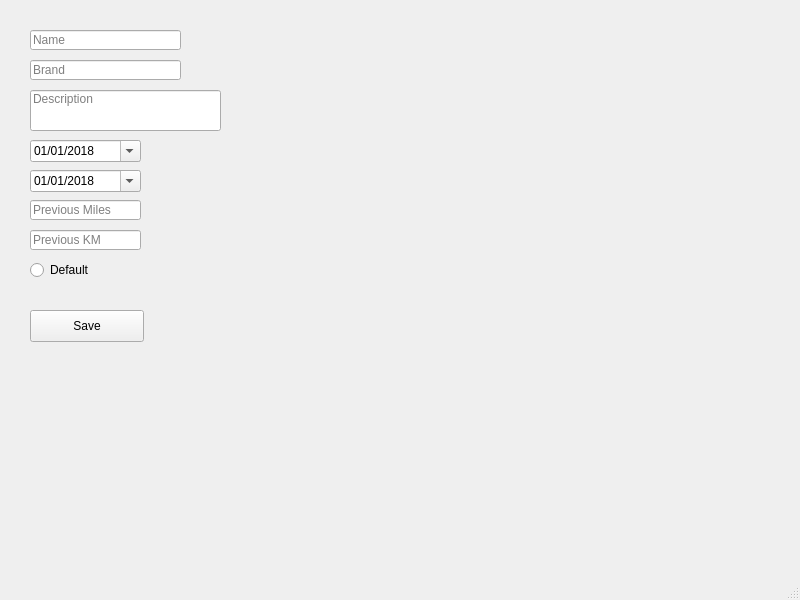
<?xml version="1.0" encoding="UTF-8"?>
<ui version="4.0">
 <class>ShoeDetail</class>
 <widget class="QMainWindow" name="ShoeDetail">
  <property name="geometry">
   <rect>
    <x>0</x>
    <y>0</y>
    <width>800</width>
    <height>600</height>
   </rect>
  </property>
  <property name="windowTitle">
   <string>Shoe Detail</string>
  </property>
  <widget class="QWidget" name="centralwidget">
   <widget class="QLineEdit" name="lineName">
    <property name="geometry">
     <rect>
      <x>30</x>
      <y>30</y>
      <width>151</width>
      <height>20</height>
     </rect>
    </property>
    <property name="inputMask">
     <string/>
    </property>
    <property name="text">
     <string/>
    </property>
    <property name="placeholderText">
     <string>Name</string>
    </property>
   </widget>
   <widget class="QDateTimeEdit" name="dateBought">
    <property name="geometry">
     <rect>
      <x>30</x>
      <y>140</y>
      <width>111</width>
      <height>22</height>
     </rect>
    </property>
    <property name="date">
     <date>
      <year>2018</year>
      <month>1</month>
      <day>1</day>
     </date>
    </property>
    <property name="displayFormat">
     <string>dd/MM/yyyy</string>
    </property>
    <property name="calendarPopup">
     <bool>true</bool>
    </property>
   </widget>
   <widget class="QDateTimeEdit" name="dateRetired">
    <property name="geometry">
     <rect>
      <x>30</x>
      <y>170</y>
      <width>111</width>
      <height>22</height>
     </rect>
    </property>
    <property name="date">
     <date>
      <year>2018</year>
      <month>1</month>
      <day>1</day>
     </date>
    </property>
    <property name="displayFormat">
     <string>dd/MM/yyyy</string>
    </property>
    <property name="calendarPopup">
     <bool>true</bool>
    </property>
   </widget>
   <widget class="QLineEdit" name="lineBrand">
    <property name="geometry">
     <rect>
      <x>30</x>
      <y>60</y>
      <width>151</width>
      <height>20</height>
     </rect>
    </property>
    <property name="text">
     <string/>
    </property>
    <property name="placeholderText">
     <string>Brand</string>
    </property>
   </widget>
   <widget class="QLineEdit" name="lineDescription">
    <property name="geometry">
     <rect>
      <x>30</x>
      <y>90</y>
      <width>191</width>
      <height>41</height>
     </rect>
    </property>
    <property name="text">
     <string/>
    </property>
    <property name="alignment">
     <set>Qt::AlignLeading|Qt::AlignLeft|Qt::AlignTop</set>
    </property>
    <property name="placeholderText">
     <string>Description</string>
    </property>
   </widget>
   <widget class="QLineEdit" name="linePrevMiles">
    <property name="geometry">
     <rect>
      <x>30</x>
      <y>200</y>
      <width>111</width>
      <height>20</height>
     </rect>
    </property>
    <property name="text">
     <string/>
    </property>
    <property name="placeholderText">
     <string>Previous Miles</string>
    </property>
   </widget>
   <widget class="QLineEdit" name="linePrevKM">
    <property name="geometry">
     <rect>
      <x>30</x>
      <y>230</y>
      <width>111</width>
      <height>20</height>
     </rect>
    </property>
    <property name="text">
     <string/>
    </property>
    <property name="placeholderText">
     <string>Previous KM</string>
    </property>
   </widget>
   <widget class="QRadioButton" name="radioDefault">
    <property name="geometry">
     <rect>
      <x>30</x>
      <y>260</y>
      <width>101</width>
      <height>20</height>
     </rect>
    </property>
    <property name="text">
     <string>Default</string>
    </property>
   </widget>
   <widget class="QPushButton" name="buttonSave">
    <property name="geometry">
     <rect>
      <x>30</x>
      <y>310</y>
      <width>114</width>
      <height>32</height>
     </rect>
    </property>
    <property name="text">
     <string>Save</string>
    </property>
   </widget>
  </widget>
  <widget class="QMenuBar" name="menubar">
   <property name="geometry">
    <rect>
     <x>0</x>
     <y>0</y>
     <width>800</width>
     <height>22</height>
    </rect>
   </property>
  </widget>
  <widget class="QStatusBar" name="statusbar"/>
 </widget>
 <resources/>
 <connections/>
</ui>
